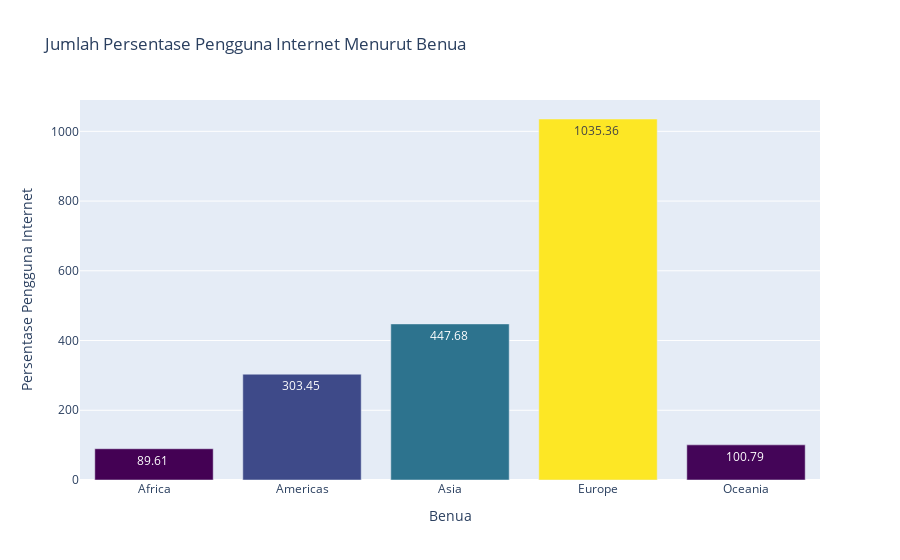

The cell this chart's notebook holds for it:
### Code cell
fig = go.Figure(go.Bar(
    x=grouped_continent['continent'],
    y=grouped_continent['internet_user_percent'],
    marker={'color': grouped_continent['internet_user_percent'],
            'colorscale': 'Viridis'},
    text=grouped_continent['internet_user_percent'],
    texttemplate='%{y:.2f} ',
    textposition='auto'
))

fig.update_layout(
    title='Jumlah Persentase Pengguna Internet Menurut Benua',
    xaxis_title='Benua',
    yaxis_title='Persentase Pengguna Internet',
    yaxis_tickformat='%.1f%%'
)

fig.show()

### Figure 1 — Plotly figure (JSON) as saved in the notebook; plotly's stock layout.template omitted (floating-point values rounded to 4 significant figures)
{"data": [{"marker": {"color": [89.61, 303.4, 447.7, 1035.0, 100.8], "colorscale": [[0, "#440154"], [0.1111, "#482878"], [0.2222, "#3e4989"], [0.3333, "#31688e"], [0.4444, "#26828e"], [0.5556, "#1f9e89"], [0.6667, "#35b779"], [0.7778, "#6ece58"], [0.8889, "#b5de2b"], [1, "#fde725"]]}, "text": [89.61, 303.4, 447.7, 1035.0, 100.8], "textposition": "auto", "texttemplate": "%{y:.2f} ", "type": "bar", "x": ["Africa", "Americas", "Asia", "Europe", "Oceania"], "y": [89.61, 303.4, 447.7, 1035.0, 100.8]}], "layout": {"title": {"text": "Jumlah Persentase Pengguna Internet Menurut Benua"}, "xaxis": {"title": {"text": "Benua"}}, "yaxis": {"tickformat": "%.1f%%", "title": {"text": "Persentase Pengguna Internet"}}}}
